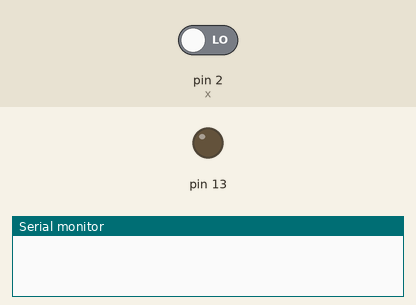
Recording of a sketch running on a simulated Arduino Uno, built with avr-gcc and run on an emulated ATmega328P. On the bench: output pins drawn as LEDs (lit = HIGH), the last lines printed to the serial monitor. The test bench sets the inputs (shaded band); at power-on: pin 2 (x) LOW.

Above: at 1.2 s.
1.3 s: pin 2 (x) driven HIGH
At 1.7 s:
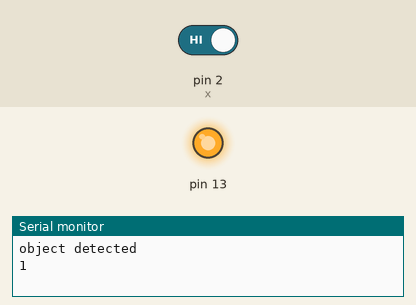
4.3 s: pin 2 (x) driven LOW
At 5.2 s:
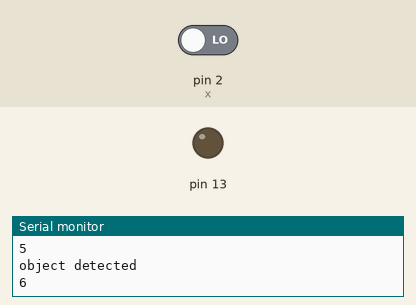
Timing chart, 0 to 7.3 s (numbered marks = the images above; inputs shaded):
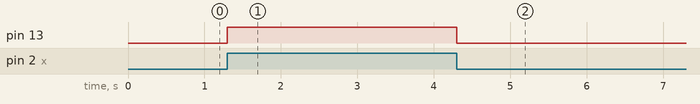

Measured:
- after the input at 1.3 s, pin 13: LOW → HIGH at once
- after the input at 4.3 s, pin 13: HIGH → LOW at once

The sketch:

if_stat.ino
```cpp
#define x 2
int f=0;
void setup(){
    pinMode(x,INPUT);
    Serial.begin(9600);
    pinMode(13,OUTPUT);
}
void loop(){
    int g=digitalRead(x);
    if (g==HIGH){
        f++;
        Serial.println("object detected");
        Serial.println(f);
        digitalWrite(13,HIGH);
        delay(500);
    }
    digitalWrite(13,LOW);
}
```
